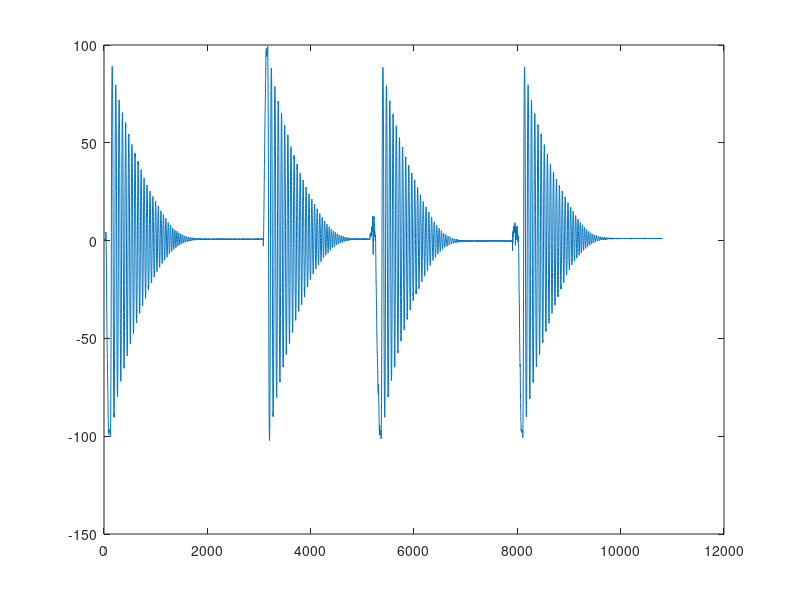

The MATLAB script that drew this image: (Note: this script raises an error after producing the figure.)
clear;close all;clc;

data = importdata('madg2.txt');

elapsed = data(:, 1) ./ 1000;
yaw = data(:, 2);
pitch = data(:, 3);
roll = data(:, 4);

plot(roll); hold on;
envel = envelope(roll, 100, 'peak');
plot(envel);

windows = [];
state = 0;
start = 0;
for i = 201:length(envel) - 201
    if state == 0
        if all(envel(i-200:i-100) < envel(i)) && envel(i) > 30 && all(envel(i+1:i+100) < envel(i))
            start = i + 200;
            state = 1;
        end
    else
        if std(envel(i-100:i+100)) < 0.2
            state = 0;
            windows = [windows; start, i];
            line([start, start], [-100, 100], 'Color', 'green', 'LineWidth', 1);
            line([i, i], [-100, 100], 'Color', 'red', 'LineWidth', 1);
        end
    end
end
log = [];
for i = 1:size(windows, 1)
    start = windows(i, 1);
    stop = windows(i, 2);
    c = rollfit(elapsed(start:stop), roll(start:stop));
    fprintf('%.4f %d %d \n', c, start, stop);
    log = [log; c];
end
fprintf('%f \n', std(log) / mean(log));